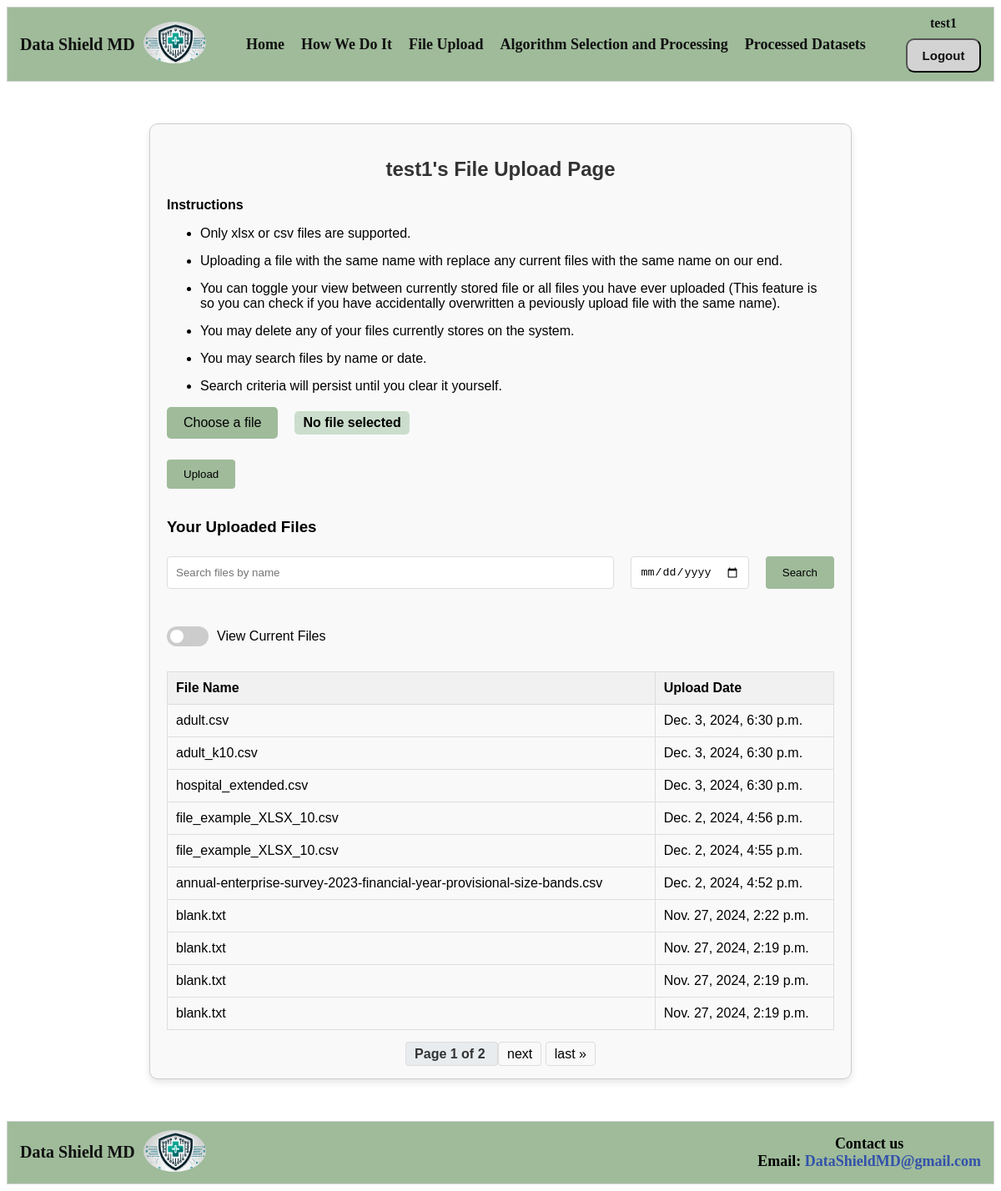
/upload/ (signed in), run on the app's committed database.
### DataShieldMDApp/models.py (models this page shows, shortened)
class Dataset(models.Model):
    user = models.ForeignKey(User, on_delete=models.CASCADE)  # Links to the auth_user table
    filename = models.CharField(max_length=255)  # Original file name
    upload_date = models.DateTimeField(auto_now_add=True)  # Timestamp of upload
    file_path = models.CharField(max_length=255)  # Path to the uploaded file

### DataShieldMDApp/views.py (the view, shortened to what this page needs)
# urls.py: path('upload/', views.upload_file, name='upload_file'),
@login_required
def upload_file(request):
    form = FileUploadForm()
    if request.method == 'POST':
        if 'file' in request.FILES:
            form = FileUploadForm(request.POST, request.FILES)
            if form.is_valid():
                file = form.cleaned_data['file']
                user_dir = os.path.join(settings.MEDIA_ROOT, request.user.username, 'uploads')
                os.makedirs(user_dir, exist_ok=True)
                saved_filename = handle_uploaded_file(file, user_dir)
                Dataset.objects.create(
                    user=request.user,
                    filename=saved_filename,
                    file_path=os.path.join(user_dir, saved_filename)
                )
                messages.success(request, f"{file} was successfully uploaded!")
                return redirect('upload_file')  # Refresh the page
            else:
                messages.error(request, "Something went wrong uploading your file. Please try again.")
        else:
            messages.error(request, "No file was selected for upload. Please try again.")
        if 'delete_file' in request.POST:
            file_to_delete = request.POST.get('delete_file')
            user_dir = os.path.join(settings.MEDIA_ROOT, request.user.username, 'uploads')
            file_path = os.path.join(user_dir, file_to_delete)
            if os.path.exists(file_path):
                os.remove(file_path)  # Delete the file from the directory
            return redirect('upload_file')  # Refresh the page
    else:
        form = FileUploadForm()
    search_query = request.GET.get('search', '')
    search_date = request.GET.get('search_date', '')
    view_mode = request.GET.get('view_mode', '')
    uploaded_files = Dataset.objects.filter(user=request.user).order_by('-upload_date')
    if search_query:
        uploaded_files = uploaded_files.filter(filename__icontains=search_query)
    if search_date:
        try:
            search_date_obj = datetime.strptime(search_date, '%Y-%m-%d')
            uploaded_files = uploaded_files.filter(upload_date__date=search_date_obj.date())
        except ValueError:
            pass  # Ignore invalid date inputs
    paginator = Paginator(uploaded_files, 10)
    page_number = request.GET.get('page')
    page_obj = paginator.get_page(page_number)
    return render(request, 'file_upload.html', {
        'form': form,
        'page_obj': page_obj,
        'search_query': search_query,
        'search_date': search_date,
        'view_mode': view_mode,
    })

### DataShieldMDApp/forms.py (shortened to what this page needs)
class FileUploadForm(forms.Form):
    file = forms.FileField(required=True,label="Select a file")

### DataShieldMDApp/templates/file_upload.html (shortened to what this page needs)
{% extends 'partials/base.html' %}
{% block content %}
<div class="file-upload-container">
    <h2>{{ user.username }}'s File Upload Page</h2>
    <p><b>Instructions</b></p>
    <ul>
        <li>Only xlsx or csv files are supported.</li>
        <li>Uploading a file with the same name with replace any current files with the same name on our end.</li>
        <li>You can toggle your view between currently stored file or all files you have ever uploaded (This feature is so you can check if you have accidentally overwritten a peviously upload file with the same name).</li>
        <li>You may delete any of your files currently stores on the system.</li>
        <li>You may search files by name or date.</li>
        <li>Search criteria will persist until you clear it yourself.</li>
    </ul>
    <form method="post" enctype="multipart/form-data">
        <div class="file-upload">
            <label for="file-input" class="file-label">Choose a file</label>
            <span id="file-name">No file selected</span>
        </div>
        <button type="submit" class="btn">Upload</button>
    </form>
    <h3>Your Uploaded Files</h3>
    <form method="get" class="search-form">
        <div class="search-row">
            <input type="text" name="search" placeholder="Search files by name" value="{{ request.GET.search }}">
            <input type="date" name="search_date" placeholder="Search by date" value="{{ request.GET.search_date }}">
            <button type="submit" class="btn">Search</button>
        </div>
        <div class="toggle-switch">
            <label class="switch">
                <span class="slider"></span>
            </label>
            <span>View Current Files</span>
        </div>
    </form>
    <table>
        <thead>
            <tr>
                <th>File Name</th>
                <th>Upload Date</th>
            </tr>
        </thead>
        <tbody>
            {% for file in page_obj.object_list %}
            <tr>
                <td>{{ file.filename }}</td>
                <td>{{ file.upload_date }}</td>
            </tr>
            {% empty %}
            <tr>
                <td colspan="{% if view_mode == 'current' %}3{% else %}2{% endif %}" class="empty">No files found</td>
            </tr>
            {% endfor %}
        </tbody>
    </table>
    <div class="pagination">
        <span class="step-links">
            <span class="current">
                Page {{ page_obj.number }} of {{ page_obj.paginator.num_pages }}
            </span>
            {% if page_obj.has_next %}
                <a href="?page={{ page_obj.next_page_number }}{% if search_query %}&search={{ search_query }}{% endif %}">next</a>
                <a href="?page={{ page_obj.paginator.num_pages }}{% if search_query %}&search={{ search_query }}{% endif %}">last &raquo;</a>
            {% endif %}
        </span>
    </div>
</div>
{% endblock %}

### DataShieldMDApp/templates/partials/header.html
{% load static %}
<nav class="navbar-header">
    <div class="logo-section">
        <span>Data Shield MD</span>
        <div class="logo">
            <img src="{% static 'img/DataShieldMDlogo.jpg' %}" alt="Data Shield MD Logo">
        </div>
    </div>
    <div class="center-section">
        {% if user.is_authenticated %}
            <ul>
                <li><a href="{% url 'home' %}">Home</a></li>
                <li><a href="{% url 'how_we_do_it' %}">How We Do It</a></li>
                <li><a href="{% url 'upload_file' %}">File Upload</a></li>
                <li><a href="{% url 'algorithm_selection' %}">Algorithm Selection and Processing</a></li>
                <li><a href="{% url 'processed_datasets' %}">Processed Datasets</a></li>
            </ul>
        {% else %}
            <ul>
                <li><a href="{% url 'home' %}">Home</a></li>
                <li><a href="{% url 'how_we_do_it' %}">How We Do It</a></li>
            </ul>
        {% endif %}
    </div>
    <div class="auth-section">
        {% if user.is_authenticated %}
            <div class="user-info">
                <span class="username">{{ user.username }}</span>
                <button class="auth-btn"><a href="{% url 'logout' %}">Logout</a></button>
            </div>
        {% else %}
            <button class="auth-btn"><a href="{% url 'login' %}">Login</a></button>
            <button class="auth-btn"><a href="{% url 'register' %}">Register</a></button>
        {% endif %}
    </div>
</nav>

### DataShieldMDApp/static/css/style.css (style rules this page uses)
.navbar-header { background-color: #9fbb9a; font-family: calibri; display: flex; justify-content: space-between; align-items: center; padding: 10px 15px; border: 1px solid lightgray; }
.logo-section { display: flex; align-items: center; }
.logo-section .logo img { width: 75px; height: 50px; border-radius: 65%; margin-left: 10px; }
.logo-section span { font-size: 20px; font-weight: 600; color: #111111; }
.user-info { display: flex; flex-direction: column; align-items: center; gap: 5px; }
.username { font-size: 16px; font-weight: bold; color: #111111; margin-bottom: 4px; }
.center-section ul { display: flex; gap: 20px; list-style: none; padding: 0; margin: 0; }
.center-section li a { color: #111111; font-size: 18px; font-weight: bold; text-decoration: none; transition: color 0.3s ease; }
.auth-section { display: flex; align-items: center; gap: 10px; }
.auth-btn { font-size: 0.9rem; cursor: pointer; background-color: lightgray; border-radius: 10px; padding: 10px; width: 90px; transition: background-color 0.3s ease; }
.auth-btn a { color: #111111; font-weight: bold; font-size: 15px; text-decoration: none; }
.file-upload-container { max-width: 800px; margin: 50px auto; padding: 20px; background: #f9f9f9; border: 1px solid #ccc; border-radius: 10px; box-shadow: 0 4px 8px rgba(0, 0, 0, 0.1); font-family: Arial, sans-serif; }
.file-upload-container h2 { text-align: center; color: #333; margin-bottom: 20px; }
.file-upload-container form { margin-bottom: 30px; }
.file-upload-container form input, .file-upload-container form button { padding: 10px; margin: 5px 0; border: 1px solid #ddd; border-radius: 4px; }
.file-upload-container form input[type="text"] { width: calc(100% - 22px); }
.file-upload-container .btn { background-color: #9fbb9a; color: #000000; cursor: pointer; border: none; border-radius: 4px; padding: 10px 20px; transition: background-color 0.3s ease; }
.file-upload-container .search-form { display: flex; justify-content: space-between; gap: 10px; }
.file-upload-container .search-form input { flex-grow: 1; margin-right: 10px; }
.file-upload-container table { width: 100%; border-collapse: collapse; margin-top: 20px; }
.file-upload-container table th, .file-upload-container table td { border: 1px solid #ddd; padding: 10px; text-align: left; }
.file-upload-container table th { background-color: #f1f1f1; }
.file-upload-container table tr:nth-child(even) { background-color: #f9f9f9; }
.file-upload { display: flex; align-items: center; gap: 10px; margin-bottom: 20px; }
.file-label { padding: 10px 20px; background-color: #9fbb9a; color: #000000; border: none; border-radius: 5px; cursor: pointer; transition: background-color 0.3s ease; }
#file-name { font-weight: bold; font-size: 16px; color: #000000; background-color: #cbddcc; padding: 5px 10px; border-radius: 5px; margin-left: 10px; display: inline-block; }
.pagination { margin-top: 20px; display: flex; justify-content: center; gap: 10px; }
.pagination .step-links a { color: #000000; text-decoration: none; padding: 5px 10px; border: 1px solid #ddd; border-radius: 4px; transition: background-color 0.3s ease; }
.pagination .step-links .current { font-weight: bold; padding: 5px 10px; border: 1px solid #ddd; border-radius: 4px; background-color: #e9ecef; color: #333; }
.toggle-switch { display: flex; align-items: center; gap: 10px; margin-top: 10px; }
.search-form { display: flex; flex-direction: column; gap: 10px; margin-bottom: 20px; }
.search-row { display: flex; flex-direction: row; gap: 10px; margin-bottom: 20px; }
.toggle-switch { display: flex; align-items: center; gap: 10px; justify-content: flex-start; margin-top: 10px; }
.switch { position: relative; display: inline-block; width: 50px; height: 24px; }
.slider { position: absolute; cursor: pointer; top: 0; left: 0; right: 0; bottom: 0; background-color: #ccc; transition: 0.4s; border-radius: 34px; }
.slider:before { position: absolute; content: ""; height: 16px; width: 16px; left: 4px; bottom: 4px; background-color: white; transition: 0.4s; border-radius: 50%; }
.file-upload-container li { margin-bottom: 15px; }

### data on the page
Dataset: filename "adult.csv", upload_date "Dec. 3, 2024, 6:30 p.m."
Dataset: filename "adult_k10.csv", upload_date "Dec. 3, 2024, 6:30 p.m."
Dataset: filename "hospital_extended.csv", upload_date "Dec. 3, 2024, 6:30 p.m."
Dataset: filename "file_example_XLSX_10.csv", upload_date "Dec. 2, 2024, 4:56 p.m."
Dataset: filename "file_example_XLSX_10.csv", upload_date "Dec. 2, 2024, 4:55 p.m."
Dataset: filename "annual-enterprise-survey-2023-financial-year-provisional-size-bands.csv", upload_date "Dec. 2, 2024, 4:52 p.m."
Dataset: filename "blank.txt", upload_date "Nov. 27, 2024, 2:22 p.m."
Dataset: filename "blank.txt", upload_date "Nov. 27, 2024, 2:19 p.m."
Dataset: filename "blank.txt", upload_date "Nov. 27, 2024, 2:19 p.m."
Dataset: filename "blank.txt", upload_date "Nov. 27, 2024, 2:19 p.m."

### other printed values
{{ user.username }} "test1"
{{ page_obj.number }} "1"
{{ page_obj.paginator.num_pages }} "2"
